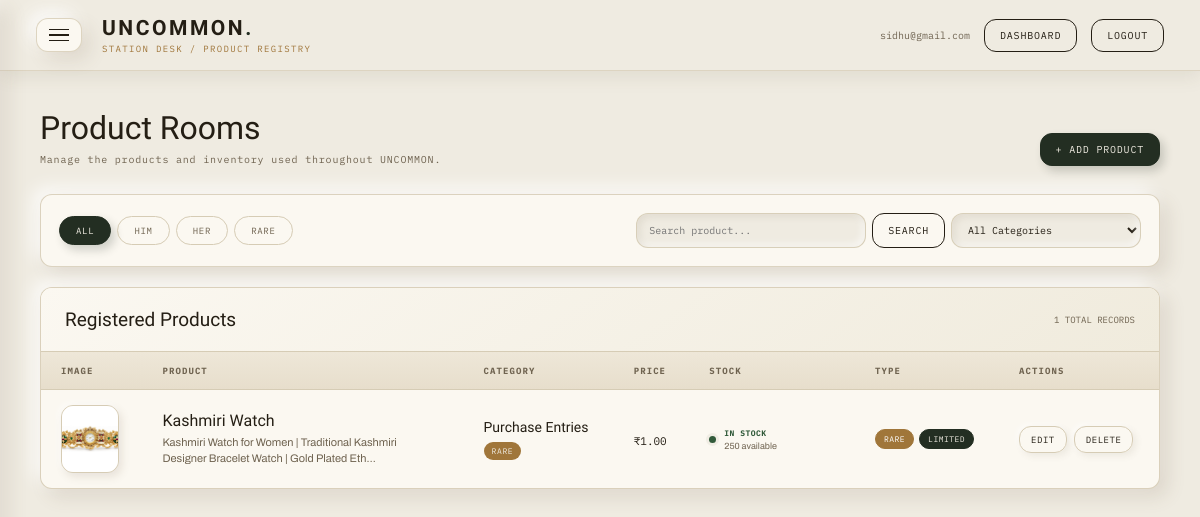
/admin_panel/products/ (signed in), run on an earlier commit of the app's database.
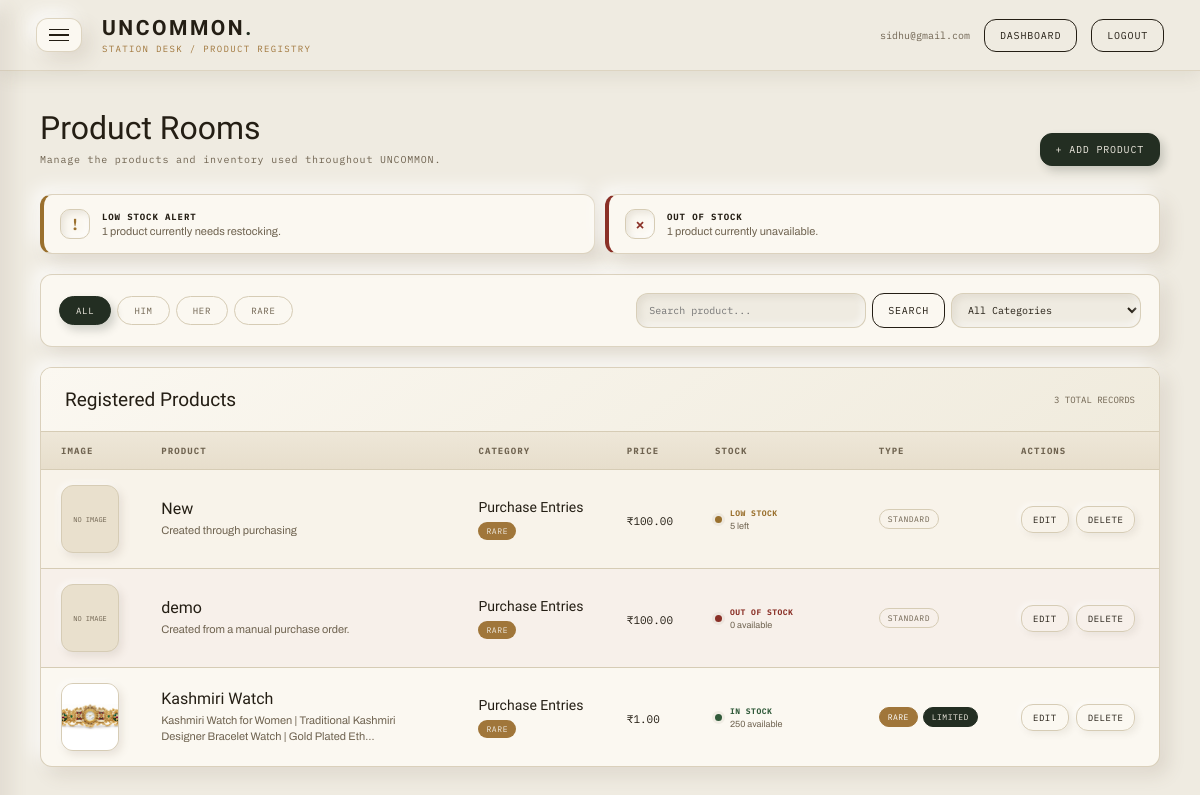
And on a later commit of the database.
### admin_panel/models.py (models this page shows, shortened)
class Product(models.Model):
    category = models.ForeignKey(
        Category,
        on_delete=models.PROTECT,
        related_name="products"
    )
    product_name = models.CharField(max_length=150)
    overview = models.CharField(
        max_length=300,
        blank=True
    )
    description = models.TextField(blank=True)
    price = models.DecimalField(
        max_digits=10,
        decimal_places=2
    )
    stock = models.PositiveIntegerField(default=0)
    image = models.ImageField(
        upload_to="products/",
        blank=True,
        null=True
    )
    image2 = models.ImageField(
        upload_to="products/",
        blank=True,
        null=True
    )
    image3 = models.ImageField(
        upload_to="products/",
        blank=True,
        null=True
    )
    image4 = models.ImageField(
        upload_to="products/",
        blank=True,
        null=True
    )
    is_rare = models.BooleanField(default=False)
    is_limited = models.BooleanField(default=False)
    created_at = models.DateTimeField(auto_now_add=True)

class Category(models.Model):
    SECTION_CHOICES = [
        ('HIM', 'Him'),
        ('HER', 'Her'),
        ('RARE', 'Rare'),
    ]
    section = models.CharField(
        max_length=10,
        choices=SECTION_CHOICES
    )
    category_name = models.CharField(
        max_length=100
    )
    description = models.TextField(
        blank=True
    )

### admin_panel/views.py (the view)
# urls.py: path("products/", views.view_products, name="view_products"),
@admin_required
def view_products(request):
    categories = Category.objects.all().order_by("section", "category_name")
    products = Product.objects.select_related("category").order_by("-id")
    search = request.GET.get("search", "").strip()
    if search:
        products = products.filter(
            Q(product_name__icontains=search)
            | Q(overview__icontains=search)
            | Q(description__icontains=search)
        )
    section = request.GET.get("section", "").strip()
    if section in SECTIONS:
        products = products.filter(category__section=section)
    category_id = request.GET.get("category", "").strip()
    if category_id:
        products = products.filter(category_id=category_id)
    return render(request, "admin_panel/products.html", {
        "admin": request.admin_user,
        "page_obj": _paginate(request, products, 5),
        "categories": categories,
        "search": search,
        "section": section,
        "category_id": category_id,
        "low_stock_count": Product.objects.filter(stock__gt=0, stock__lte=5).count(),
        "out_of_stock_count": Product.objects.filter(stock=0).count(),
    })

### admin_panel/views.py (called while the page is built)
def admin_required(view):
    @wraps(view)
    def wrapped(request, *args, **kwargs):
        admin_id = request.session.get("admin")
        admin = Admin.objects.filter(pk=admin_id).first() if admin_id else None
        if admin is None:
            if admin_id:
                request.session.flush()
            return redirect("home")
        request.admin_user = admin
        return view(request, *args, **kwargs)
    return wrapped

def _paginate(request, queryset, per_page):
    return Paginator(queryset, per_page).get_page(request.GET.get("page"))

### templates/admin_panel/products.html (shortened to what the changed rows need)
{% load static %}
<!DOCTYPE html>
<html lang="en">
<head>
</head>
<body>
<main>
    <div class="page-header">
        <div>
            <h1 class="page-title">
                Product Rooms
            </h1>
        </div>
    </div>
    {% if low_stock_count > 0 or out_of_stock_count > 0 %}
        <div class="inventory-alerts">
            {% if low_stock_count > 0 %}
                <div class="inventory-alert low-alert">
                    <div class="alert-icon">
                        !
                    </div>
                    <div class="alert-content">
                        <strong>
                            Low Stock Alert
                        </strong>
                        <span>
                            {{ low_stock_count }}
                            product{{ low_stock_count|pluralize }}
                            currently need{% if low_stock_count == 1 %}s{% endif %}
                            restocking.
                        </span>
                    </div>
                </div>
            {% endif %}
            {% if out_of_stock_count > 0 %}
                <div class="inventory-alert out-alert">
                    <div class="alert-icon">
                        ×
                    </div>
                    <div class="alert-content">
                        <strong>
                            Out of Stock
                        </strong>
                        <span>
                            {{ out_of_stock_count }}
                            product{{ out_of_stock_count|pluralize }}
                            currently unavailable.
                        </span>
                    </div>
                </div>
            {% endif %}
        </div>
    {% endif %}
    <div class="table-card">
        <div class="table-header">
            <div>
                <h2>
                    Registered Products
                </h2>
            </div>
            <div class="record-count">
                {{ page_obj.paginator.count }}
                TOTAL RECORDS
            </div>
        </div>
        {% if page_obj.object_list %}
            <div class="table-wrapper">
                <table>
                    <thead>
                        <tr>
                            <th>
                                Image
                            </th>
                            <th>
                                Product
                            </th>
                            <th>
                                Category
                            </th>
                            <th>
                                Price
                            </th>
                            <th>
                                Stock
                            </th>
                            <th>
                                Type
                            </th>
                            <th>
                                Actions
                            </th>
                        </tr>
                    </thead>
                    <tbody>
                        {% for product in page_obj %}
                            <tr
                                class="
                                    {% if product.stock == 0 %}
                                        out-of-stock-row
                                    {% elif product.stock <= 5 %}
                                        low-stock-row
                                    {% endif %}
                                "
                            >
                                <td>
                                    {% if product.image %}
                                        <img
                                            src="{{ product.image.url }}"
                                            class="product-image"
                                            alt="{{ product.product_name }}"
                                        >
                                    {% else %}
                                        <div class="no-image">
                                            NO IMAGE
                                        </div>
                                    {% endif %}
                                </td>
                                <td>
                                    <div class="product-name">
                                        {{ product.product_name }}
                                    </div>
                                    {% if product.overview %}
                                        <div class="description">
                                            {{ product.overview|truncatechars:90 }}
                                        </div>
                                    {% elif product.description %}
                                        <div class="description">
                                            {{ product.description|truncatechars:70 }}
                                        </div>
                                    {% endif %}
                                </td>
                                <td>
                                    <div class="category-name">
                                        {{ product.category.category_name }}
                                    </div>
                                    <span
                                        class="
                                            section-tag
                                            {% if product.category.section == 'RARE' %}
                                                section-rare
                                            {% endif %}
                                        "
                                    >
                                        {{ product.category.section }}
                                    </span>
                                </td>
                                <td>
                                    <span class="price">
                                        ₹{{ product.price }}
                                    </span>
                                </td>
                                <td>
                                    {% if product.stock == 0 %}
                                        <div class="stock-status out">
                                            <span class="stock-dot"></span>
                                            <div>
                                                <strong>
                                                    OUT OF STOCK
                                                </strong>
                                                <small>
                                                    0 available
                                                </small>
                                            </div>
                                        </div>
                                    {% elif product.stock <= 5 %}
                                        <div class="stock-status low">
                                            <span class="stock-dot"></span>
                                            <div>
                                                <strong>
                                                    LOW STOCK
                                                </strong>
                                                <small>
                                                    {{ product.stock }} left
                                                </small>
                                            </div>
                                        </div>
                                    {% else %}
                                        <div class="stock-status good">
                                            <span class="stock-dot"></span>
                                            <div>
                                                <strong>
                                                    IN STOCK
                                                </strong>
                                                <small>
                                                    {{ product.stock }} available
                                                </small>
                                            </div>
                                        </div>
                                    {% endif %}
                                </td>
                                <td>
                                    <div class="tags">
                                        {% if product.is_rare %}
                                            <span class="tag rare">
                                                Rare
                                            </span>
                                        {% endif %}
                                        {% if product.is_limited %}
                                            <span class="tag limited">
                                                Limited
                                            </span>
                                        {% endif %}
                                        {% if not product.is_rare and not product.is_limited %}
                                            <span class="tag">
                                                Standard
                                            </span>
                                        {% endif %}
                                    </div>
                                </td>
                                <td>
                                    <div class="actions">
                                        <button
                                            type="button"
                                            class="action-btn edit-btn"
                                            data-url="{% url 'edit_product' product.id %}"
                                            data-category="{{ product.category.id }}"
                                            data-name="{{ product.product_name }}"
                                            data-overview="{{ product.overview|default:''|escape }}"
                                            data-description="{{ product.description|default:''|escape }}"
                                            data-price="{{ product.price }}"
                                            data-stock="{{ product.stock }}"
                                            data-rare="{{ product.is_rare|yesno:'true,false' }}"
                                            data-limited="{{ product.is_limited|yesno:'true,false' }}"
                                            data-image="{% if product.image %}{{ product.image.url }}{% endif %}"
                                            data-image2="{% if product.image2 %}{{ product.image2.url }}{% endif %}"
                                            data-image3="{% if product.image3 %}{{ product.image3.url }}{% endif %}"
                                            data-image4="{% if product.image4 %}{{ product.image4.url }}{% endif %}"
                                            onclick="openEditModal(this)"
                                        >
                                            Edit
                                        </button>
                                        <button
                                            type="button"
                                            class="action-btn delete-btn"
                                            data-url="{% url 'delete_product' product.id %}"
                                            data-name="{{ product.product_name }}"
                                            onclick="openDeleteModal(this)"
                                        >
                                            Delete
                                        </button>
                                    </div>
                                </td>
                            </tr>
                        {% endfor %}
                    </tbody>
                </table>
            </div>
        {% endif %}
    </div>
</main>
</body>
</html>

What changed in the data, as far as the page shows it:
added Product: image "NO IMAGE", product_name "New", description "Created through purchasing", category.category_name "Purchase Entries", category.section "RARE", price "100.00", stock "5", is_rare "STANDARD"
added Product: image "NO IMAGE", product_name "demo", description "Created from a manual purchase order.", category.category_name "Purchase Entries", category.section "RARE", price "100.00", stock 0 (drawn), is_rare "STANDARD"
Also different on the page:
{{ low_stock_count }}: (not shown) → "1"
{{ out_of_stock_count }}: (not shown) → "1"
{{ page_obj.paginator.count }}: "1" → "3"
text now shown: "! LOW STOCK ALERT product currently need s restocking. × OUT OF STOCK product currently unavailable."
